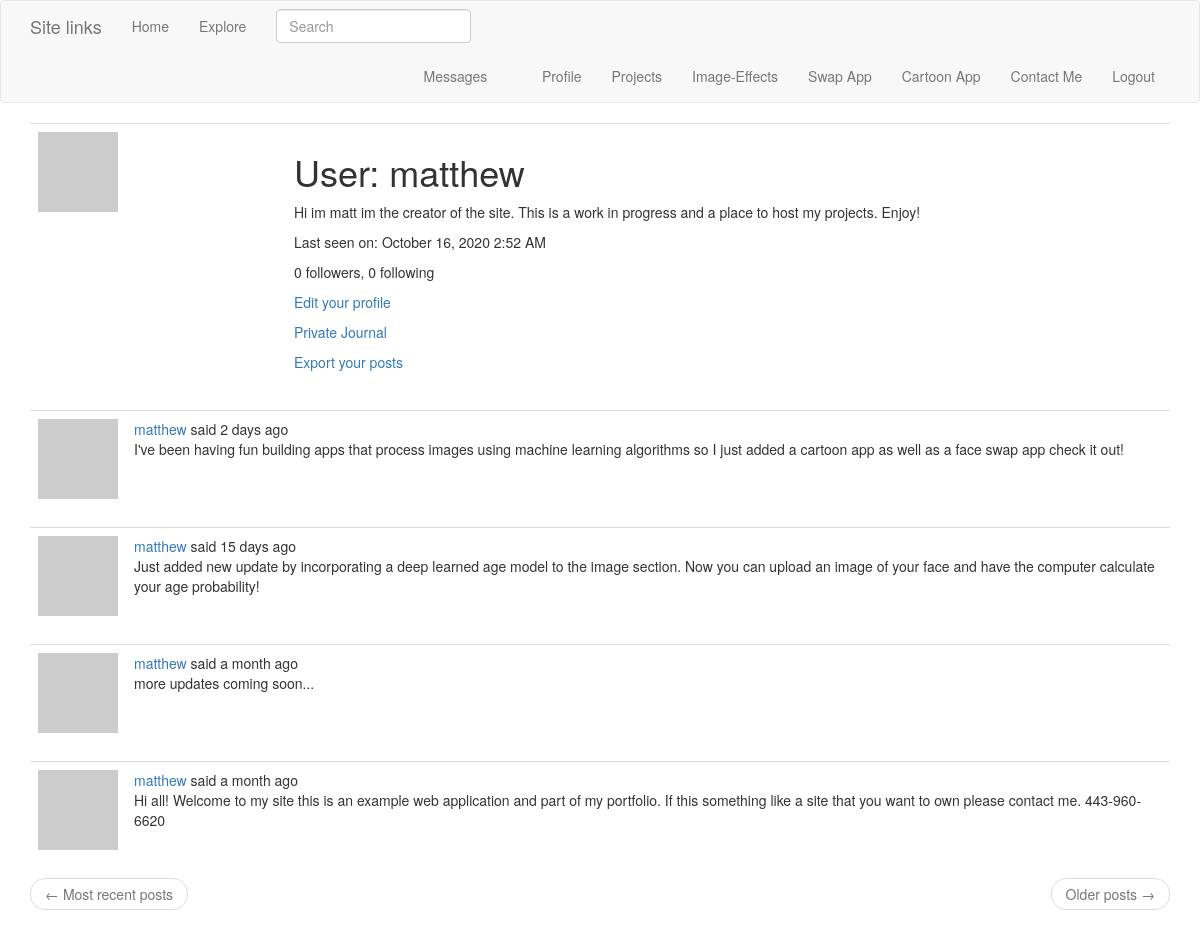
Page /user/matthew (signed in) on the earlier database version.
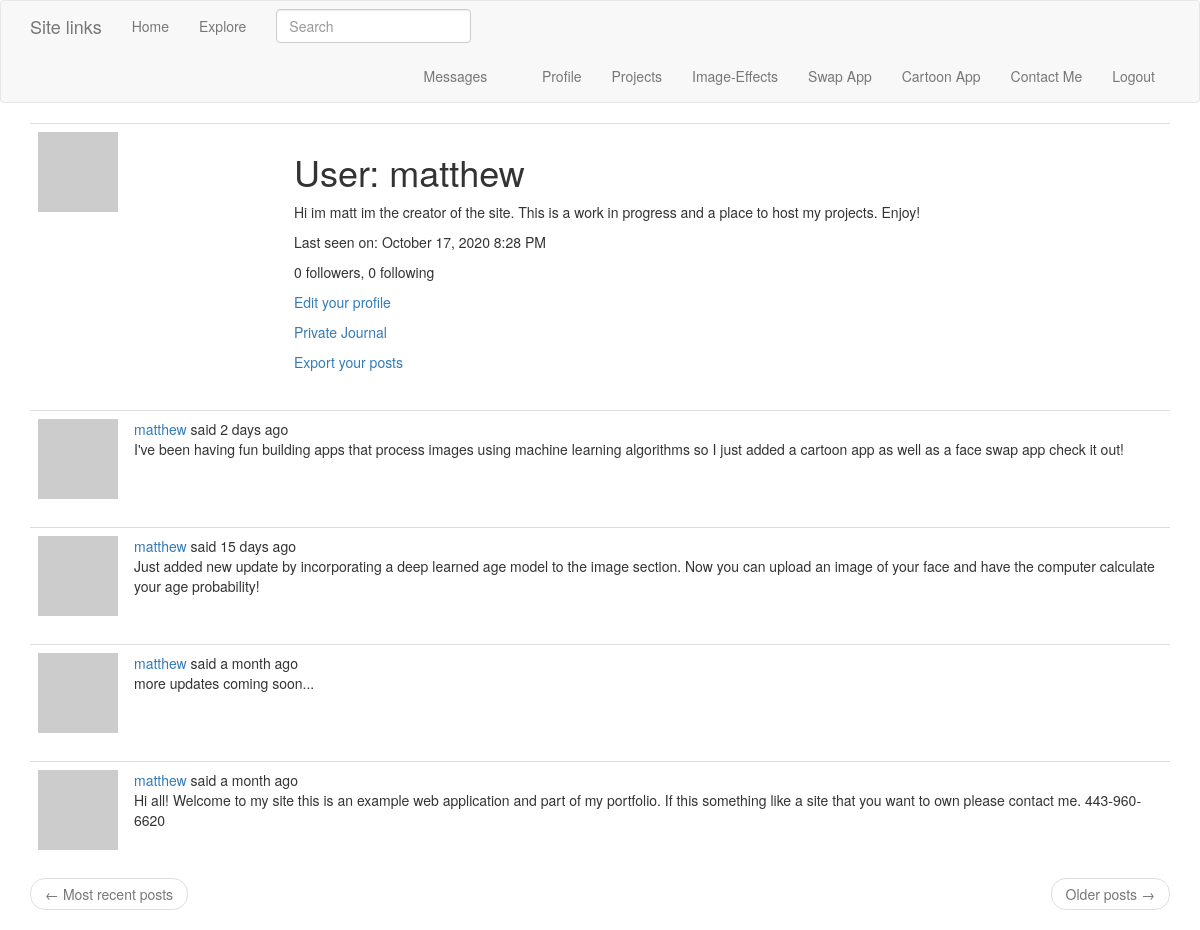
Same page on the later database version.
### app/models.py (models this page shows, shortened)
class PaginatedAPIMixin(object):
    @staticmethod
    def to_collection_dict(query, page, per_page, endpoint, **kwargs):
        resources = query.paginate(page, per_page, False)
        data = {
            'items': [item.to_dict() for item in resources.items],
            '_meta': {
                'page': page,
                'per_page': per_page,
                'total_pages': resources.pages,
                'total_items': resources.total
            },
            '_links': {
                'self': url_for(endpoint, page=page, per_page=per_page,
                                **kwargs),
                'next': url_for(endpoint, page=page + 1, per_page=per_page,
                                **kwargs) if resources.has_next else None,
                'prev': url_for(endpoint, page=page - 1, per_page=per_page,
                                **kwargs) if resources.has_prev else None
            }
        }
        return data

class User(UserMixin, PaginatedAPIMixin, db.Model):
    id = db.Column(db.Integer, primary_key=True)
    username = db.Column(db.String(64), index=True, unique=True)
    email = db.Column(db.String(120), index=True, unique=True)
    password_hash = db.Column(db.String(128))
    posts = db.relationship('Post', backref='author', lazy='dynamic')
    about_me = db.Column(db.String(140))
    journal = db.Column(db.String(500))
    last_seen = db.Column(db.DateTime, default=datetime.utcnow)
    token = db.Column(db.String(32), index=True, unique=True)
    token_expiration = db.Column(db.DateTime)
    followed = db.relationship(
        'User', secondary=followers,
        primaryjoin=(followers.c.follower_id == id),
        secondaryjoin=(followers.c.followed_id == id),
        backref=db.backref('followers', lazy='dynamic'), lazy='dynamic')
    messages_sent = db.relationship('Message',
                                    foreign_keys='Message.sender_id',
                                    backref='author', lazy='dynamic')
    messages_received = db.relationship('Message',
                                        foreign_keys='Message.recipient_id',
                                        backref='recipient', lazy='dynamic')
    last_message_read_time = db.Column(db.DateTime)
    notifications = db.relationship('Notification', backref='user',
                                    lazy='dynamic')
    tasks = db.relationship('Task', backref='user', lazy='dynamic')
    def avatar(self, size):
        digest = md5(self.email.lower().encode('utf-8')).hexdigest()
        return 'https://www.gravatar.com/avatar/{}?d=identicon&s={}'.format(
            digest, size)
    def new_messages(self):
        last_read_time = self.last_message_read_time or datetime(1900, 1, 1)
        return Message.query.filter_by(recipient=self).filter(
            Message.timestamp > last_read_time).count()
    def get_tasks_in_progress(self):
        return Task.query.filter_by(user=self, complete=False).all()
    def get_task_in_progress(self, name):
        return Task.query.filter_by(name=name, user=self,
                                    complete=False).first()

class SearchableMixin(object):
    @classmethod
    def before_commit(cls, session):
        session._changes = {
            'add': list(session.new),
            'update': list(session.dirty),
            'delete': list(session.deleted)
        }
    @classmethod
    def after_commit(cls, session):
        for obj in session._changes['add']:
            if isinstance(obj, SearchableMixin):
                add_to_index(obj.__tablename__, obj)
        for obj in session._changes['update']:
            if isinstance(obj, SearchableMixin):
                add_to_index(obj.__tablename__, obj)
        for obj in session._changes['delete']:
            if isinstance(obj, SearchableMixin):
                remove_from_index(obj.__tablename__, obj)
        session._changes = None

class Post(SearchableMixin, db.Model):
    __searchable__ = ['body']
    id = db.Column(db.Integer, primary_key=True)
    body = db.Column(db.String(140))
    timestamp = db.Column(db.DateTime, index=True, default=datetime.utcnow)
    user_id = db.Column(db.Integer, db.ForeignKey('user.id'))
    language = db.Column(db.String(5))

### app/main/views.py (the view)
@bp.route('/user/<username>')
@login_required
def user(username):
    user = User.query.filter_by(username=username).first_or_404()
    page = request.args.get('page', 1, type=int)
    posts = user.posts.order_by(Post.timestamp.desc()).paginate(
        page, current_app.config['POSTS_PER_PAGE'], False)
    next_url = url_for('main.user', username=user.username,
                       page=posts.next_num) if posts.has_next else None
    prev_url = url_for('main.user', username=user.username,
                       page=posts.prev_num) if posts.has_prev else None
    form = EmptyForm()
    return render_template('user.html', user=user, posts=posts.items,
                           next_url=next_url, prev_url=prev_url, form=form)

### app/main/forms.py
class SearchForm(FlaskForm):
    q = StringField(_l('Search'), validators=[DataRequired()])
    def __init__(self, *args, **kwargs):
        if 'formdata' not in kwargs:
            kwargs['formdata'] = request.args
        if 'csrf_enabled' not in kwargs:
            kwargs['csrf_enabled'] = False
        super(SearchForm, self).__init__(*args, **kwargs)

class EmptyForm(FlaskForm):
    submit = SubmitField('Submit')

### app/main/views.py (called while the page is built)
@bp.before_app_request
def before_request():
    if current_user.is_authenticated:
        current_user.last_seen = datetime.utcnow()
        db.session.commit()
        g.search_form = SearchForm()
    g.locale = str(get_locale())

### app/models.py (called while the page is built)
@login.user_loader
def load_user(id):
    return User.query.get(int(id))

### app/templates/user.html (shortened to what this page needs)
{% extends "base.html" %}
{% block app_content %}
    <table class="table table-hover">
        <tr>
            <td width="256px"><img src="{{ user.avatar(256) }}"></td>
            <td>
                <h1>{{ _('User') }}: {{ user.username }}</h1>
                {% if user.about_me %}<p>{{ user.about_me }}</p>{% endif %}
                {% if user.last_seen %}
                <p>{{ _('Last seen on') }}: {{ moment(user.last_seen).format('LLL') }}</p>
                {% endif %}
                <p>{{ _('%(count)d followers', count=user.followers.count()) }}, {{ _('%(count)d following', count=user.followed.count()) }}</p>
                {% if user == current_user %}
                <p><a href="{{ url_for('main.edit_profile') }}">{{ _('Edit your profile') }}</a></p>
                <p><a href="{{ url_for('main.edit_journal') }}">{{ _('Private Journal') }}</a></p>
                {% if not current_user.get_task_in_progress('export_posts') %}
                <p><a href="{{ url_for('main.export_posts') }}">{{ _('Export your posts') }}</a></p>
                {% endif %}
                {% endif %}
            </td>
        </tr>
    </table>
    {% for post in posts %}
        {% include '_post.html' %}
    {% endfor %}
    <nav aria-label="...">
        <ul class="pager">
            <li class="previous{% if not prev_url %} disabled{% endif %}">
                <a href="{{ prev_url or '#' }}">
                    <span aria-hidden="true">&larr;</span> {{ _('Most recent posts') }}
                </a>
            </li>
            <li class="next{% if not next_url %} disabled{% endif %}">
                <a href="{{ next_url or '#' }}">
                    {{ _('Older posts') }} <span aria-hidden="true">&rarr;</span>
                </a>
            </li>
        </ul>
    </nav>
{% endblock %}

### app/templates/base.html (shortened to what this page needs)
{% extends 'bootstrap/base.html' %}
{% block navbar %}
    <nav class="navbar navbar-default">
        <div class="container">
            <div class="navbar-header">
                <a class="navbar-brand" href="{{ url_for('main.index') }}">Site links</a>
            </div>
            <div class="collapse navbar-collapse" id="bs-example-navbar-collapse-1">
                <ul class="nav navbar-nav">
                    <li><a href="{{ url_for('main.index') }}">{{ _('Home') }}</a></li>
                    <li><a href="{{ url_for('main.explore') }}">{{ _('Explore') }}</a></li>
                </ul>
                {% if g.search_form %}
                <form class="navbar-form navbar-left" method="get" action="{{ url_for('main.search') }}">
                    <div class="form-group">
                        {{ g.search_form.q(size=20, class='form-control', placeholder=g.search_form.q.label.text) }}
                    </div>
                </form>
                {% endif %}
                <ul class="nav navbar-nav navbar-right">
                    {% if current_user.is_anonymous %}
                    <li><a href="{{ url_for('auth.login') }}">{{ _('Login') }}</a></li>
                    {% else %}
                    <li>
                        <a href="{{ url_for('main.messages') }}">{{ _('Messages') }}
                            {% set new_messages = current_user.new_messages() %}
                        </a>
                    </li>
                    <li><a href="{{ url_for('main.user', username=current_user.username) }}">{{ _('Profile') }}</a></li>
                    <li><a href="{{ url_for('main.pgame') }}">{{ _('Projects') }}</a></li>
                    <li><a href="{{ url_for('flaskgur.upload_pic') }}">{{ _('Image-Effects') }}</a></li>
                    <li><a href="{{ url_for('faceswap.gallery') }}">{{ _('Swap App') }}</a></li>
                    <li><a href="http://mattoon.herokuapp.com/">{{ _('Cartoon App') }}</a></li>
                    <li><a href="{{ url_for('main.contact') }}">{{ _('Contact Me') }}</a></li>
                    <li><a href="{{ url_for('auth.logout') }}">{{ _('Logout') }}</a></li>
                    {% endif %}
                </ul>
            </div>
        </div>
    </nav>
{% endblock %}
{% block content %}
    <div class="container">
        {% block app_content %}{% endblock %}
    </div>
{% endblock %}

### app/templates/_post.html (shortened to what this page needs)
    <table class="table table-hover">
        <tr>
            <td width="70px">
                <a href="{{ url_for('main.user', username=post.author.username) }}">
                    <img src="{{ post.author.avatar(70) }}" />
                </a>
            </td>
            <td>
                {{ _('%(username)s said %(when)s',
                    username=user_link, when=moment(post.timestamp).fromNow()) }}
                <br>
                <span id="post{{ post.id }}">{{ post.body }}</span>
            </td>
        </tr>
    </table>

Differences in the rows shown:
changed User "matthew": last_seen "October 16, 2020 2:52 AM" → "October 17, 2020 8:28 PM"
